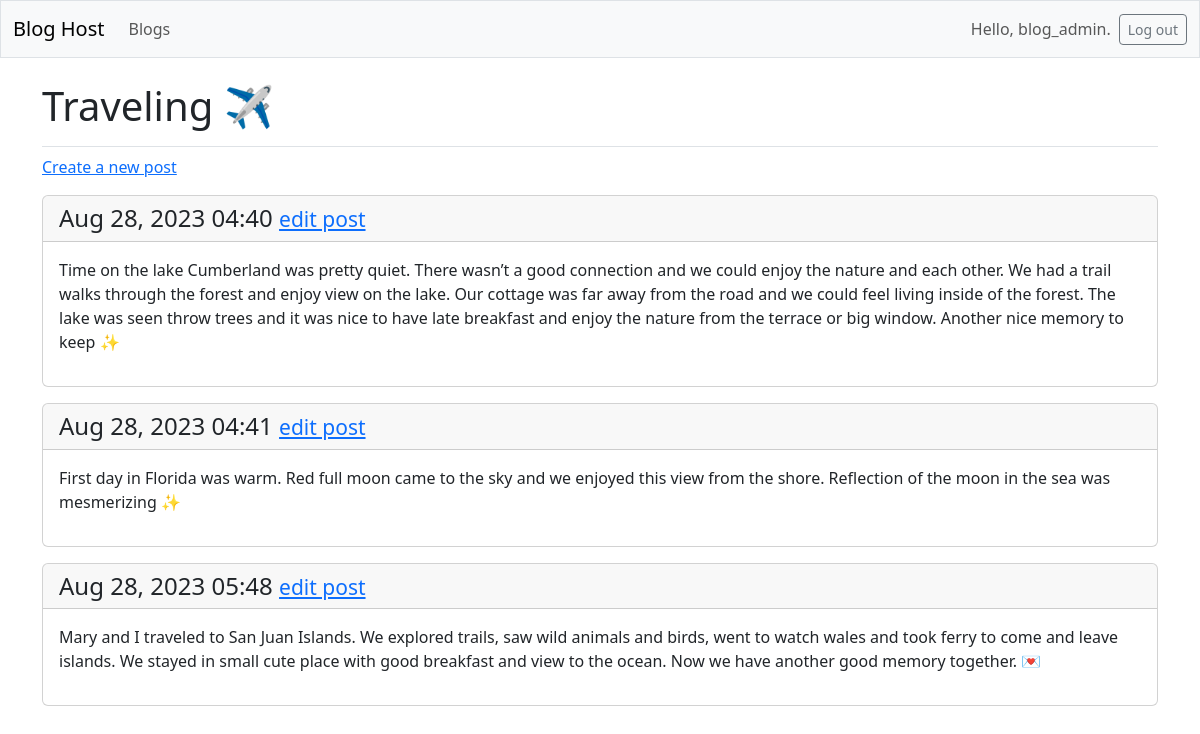
The page /blogs/1/ (signed in) on the database its author committed.
### blogs/models.py (models this page shows, shortened)
class Blog(models.Model):
    name = models.CharField(max_length=200)
    date_added = models.DateTimeField(auto_now_add=True)
    owner = models.ForeignKey(User, on_delete=models.CASCADE)

class BlogPost(models.Model):
    blog = models.ForeignKey(Blog, on_delete=models.CASCADE)
    title = models.CharField(max_length=500)
    body = models.TextField()
    date_added = models.DateTimeField(auto_now_add=True)

### blogs/views.py (the view)
# urls.py: path('blogs/<int:blog_id>/', views.blog, name='blog'),
@login_required
def blog(request, blog_id):
    blog = Blog.objects.get(id=blog_id)
    check_blog_owner(blog, request.user)
    posts = blog.blogpost_set.all()
    context = {'blog': blog, 'posts': posts}
    return render(request, 'blogs/blog.html', context)

### blogs/views.py (called while the page is built)
def check_blog_owner(blog, user):
    if blog.owner != user:
        raise Http404

### blogs/templates/blogs/blog.html
{% extends 'blogs/base.html' %}
{% block page_header %}
  <h1>{{ blog.name }}</h1>
{% endblock page_header %}
{% block content %}
  <p>
    <a href="{% url 'blogs:new_post' blog.id %}">Create a new post</a>
  </p>
  {% for post in posts %}
    <div class="card mb-3">
      <h4 class="card-header">
        {{ post.date_added|date:'M d, Y H:i' }}
        <small><a href="{% url 'blogs:edit_post' post.id %}">
          edit post</a></small>
      </h4>
      <div class="card-body">{{ post.body|linebreaks }}</div>
    </div>
  {% empty %}
    <p>This blog does not have any posts yet.</p>
  {% endfor %}
{% endblock content %}

### blogs/templates/blogs/base.html (shortened to what this page needs)
<!doctype html>
<html lang="en">
<head>
  {% load django_bootstrap5 %}
  {% bootstrap_css %}
</head>
<body>
  <nav class="navbar navbar-expand-md navbar-light bg-light mb-4 border">
    <div class="container-fluid">
      <a class="navbar-brand" href="{% url 'blogs:index' %}">
          Blog Host</a>
      <div class="collapse navbar-collapse" id="navbarCollapse">
        <ul class="navbar-nav me-auto mb-2 mb-md-0">
          <li class="nav-item">
            <a class="nav-link" href="{% url 'blogs:blogs' %}">
              Blogs</a></li>
        </ul>
        <ul class="navbar-nav ms-auto mb-2 mb-md-0">
          {% if user.is_authenticated %}
            <li class="nav-item">
              <span class="navbar-text me-2">Hello, {{ user.username }}.
                </span></li>
          {% endif %}
        </ul>
        {% if user.is_authenticated %}
          <form action="{% url 'accounts:logout' %}" method='post'>
            <button name='submit' class='btn btn-outline-secondary btn-sm'>
              Log out</button>
          </form>
        {% endif %}
      </div>
    </div>
  </nav>
  <main class="container">
    <div class="pb-2 mb-2 border-bottom">
      {% block page_header %}{% endblock page_header %}
    </div>
    <div>
      {% block content %}{% endblock content %}
    </div>
  </main>
</body>
</html>

### rows shown on the page
Blog: name "Traveling ✈️"
BlogPost: date_added "Aug 28, 2023 04:40", body "Time on the lake Cumberland was pretty quiet. There wasn’t a good connection and we could enjoy the nature and each other. We had a trail walks through the forest and enjoy view on the lake. Our cottage was far away from the road and we could feel living inside of the forest. The lake was seen throw trees and it was nice to have late breakfast and enjoy the nature from the terrace or big window. Another nice memory to keep ✨"
BlogPost: date_added "Aug 28, 2023 04:41", body "First day in Florida was warm. Red full moon came to the sky and we enjoyed this view from the shore. Reflection of the moon in the sea was mesmerizing ✨"
BlogPost: date_added "Aug 28, 2023 05:48", body "Mary and I traveled to San Juan Islands. We explored trails, saw wild animals and birds, went to watch wales and took ferry to come and leave islands. We stayed in small cute place with good breakfast and view to the ocean. Now we have another good memory together. 💌"

### other values the page prints
{{ user.username }} "blog_admin"
